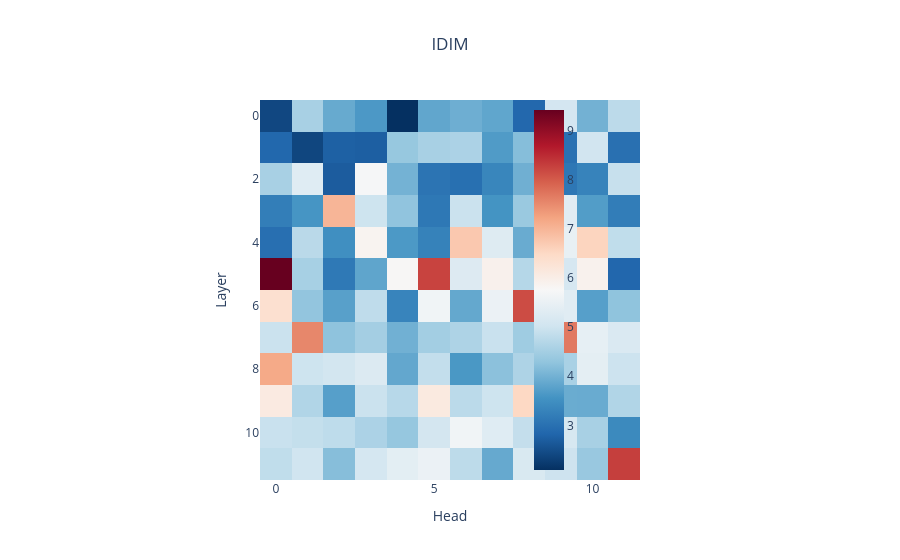

Write notebook code for a chart like this one.
### Code cell
for idx in range(len(tokens)):
  ids = compute_ids(per_head_residual[1:, idx])
  # print(accumulated_residual.shape)
  # tensors.append(ids[:, 0, 1])
  ids = ids[:, 0, 1]
  ids = einops.rearrange(
      ids,
      "(layer head_index) -> layer head_index",
      layer=model.cfg.n_layers,
      head_index=model.cfg.n_heads,
  )
  imshow(
      ids,
      labels={"x": "Head", "y": "Layer"},
      title="IDIM",
  )

### Figure 1 — Plotly figure (JSON) as saved in the notebook; plotly's stock layout.template omitted (floating-point values rounded to 4 significant figures; data arrays with more than 128 entries replaced by an {"elided": "..."} marker saying what was removed)
{"data": [{"coloraxis": "coloraxis", "hovertemplate": "Head: %{x}<br>Layer: %{y}<br>color: %{z}<extra></extra>", "name": "0", "type": "heatmap", "xaxis": "x", "yaxis": "y", "z": {"elided": "12x12 float values"}}], "layout": {"coloraxis": {"colorbar": {"x": 0.6}, "colorscale": [[0, "rgb(5,48,97)"], [0.1, "rgb(33,102,172)"], [0.2, "rgb(67,147,195)"], [0.3, "rgb(146,197,222)"], [0.4, "rgb(209,229,240)"], [0.5, "rgb(247,247,247)"], [0.6, "rgb(253,219,199)"], [0.7, "rgb(244,165,130)"], [0.8, "rgb(214,96,77)"], [0.9, "rgb(178,24,43)"], [1, "rgb(103,0,31)"]]}, "title": {"text": "IDIM", "x": 0.5, "xanchor": "center"}, "xaxis": {"anchor": "y", "constrain": "domain", "domain": [0, 1], "scaleanchor": "y", "title": {"text": "Head"}}, "yaxis": {"anchor": "x", "autorange": "reversed", "constrain": "domain", "domain": [0, 1], "title": {"text": "Layer"}}}}
